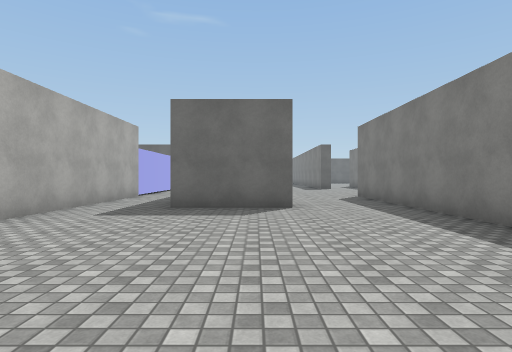
View 1 (above)

24 first-person views from a walk through a scene from a Unity 3-D project. The camera is 1.3 m above the floor, looks level and sees 80° across. The floor is counted in squares, 2 m on a side. Each view is taken from the middle of a square. On the plan, view 1 faces up. The plan holds only what a view shows up to about 10 squares ahead; the rest is blank. The place goes on beyond the plan. The player character is not drawn. Surface patterns are stand-ins for the level's own textures.

View 2
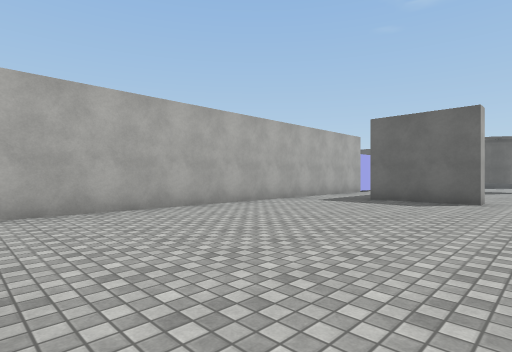

View 3
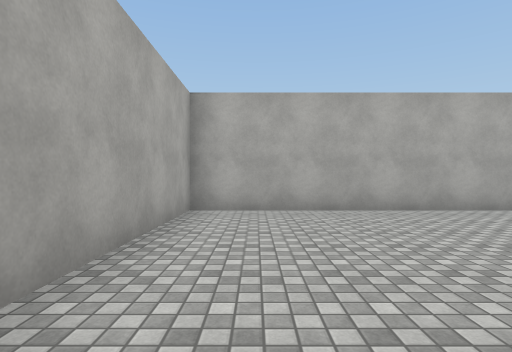

View 4
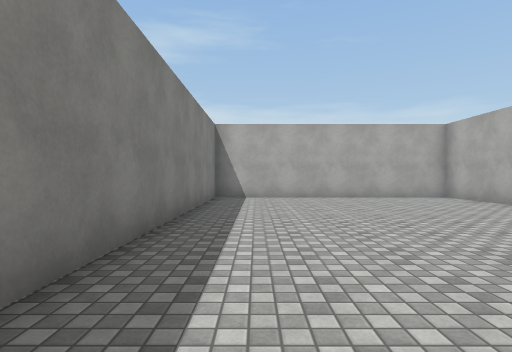

View 5
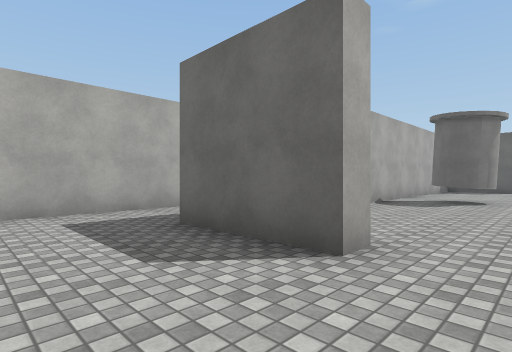

View 6
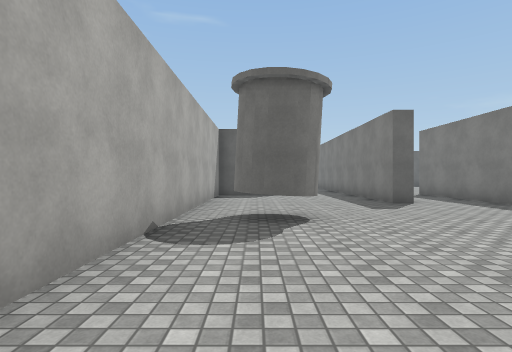

View 7
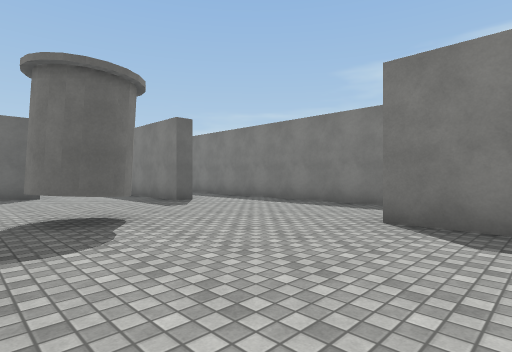

View 8
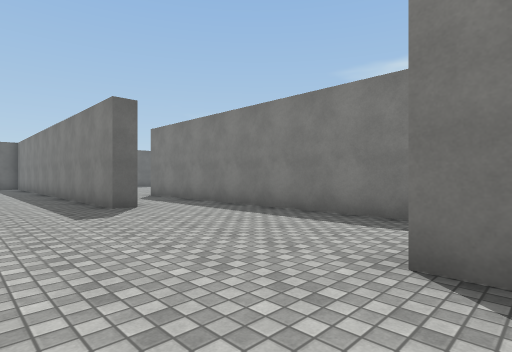

View 9
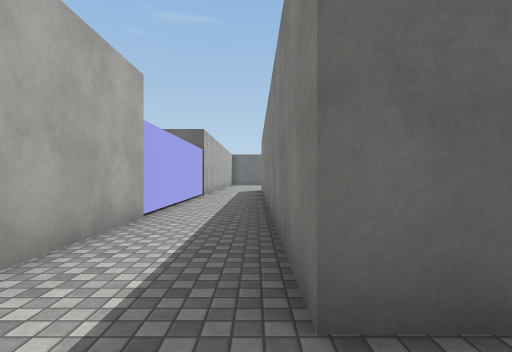

View 10
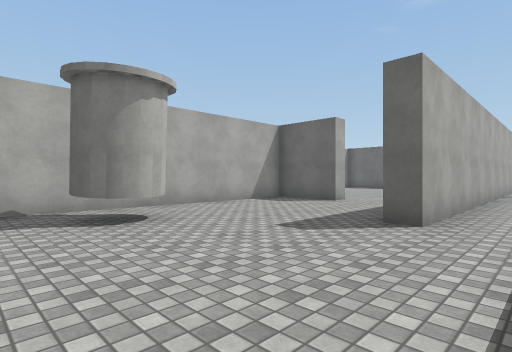

View 11
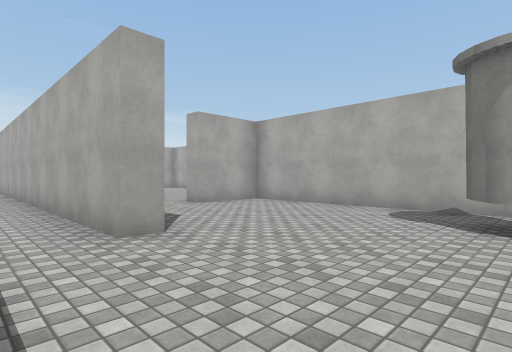

View 12
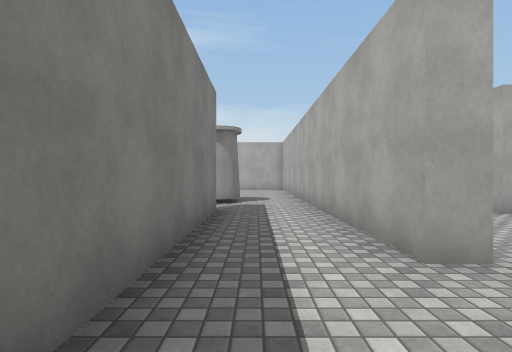

View 13
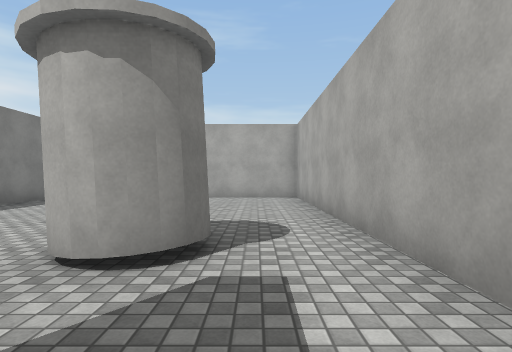

View 14
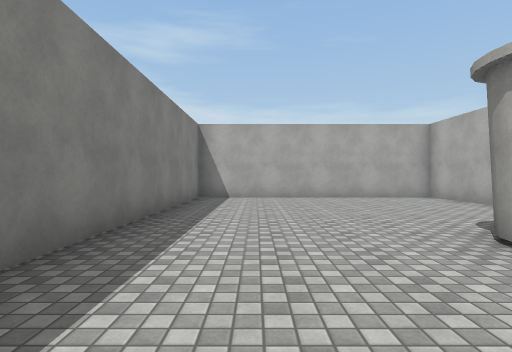

View 15
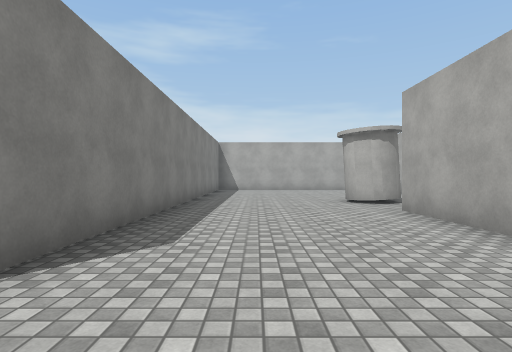

View 16
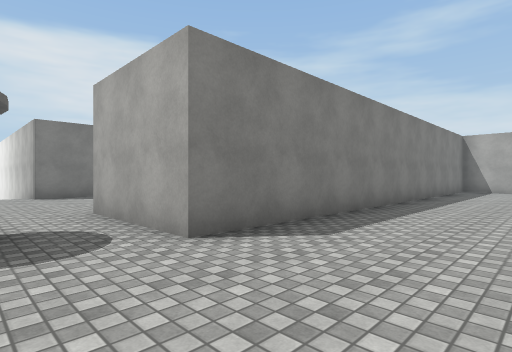

View 17
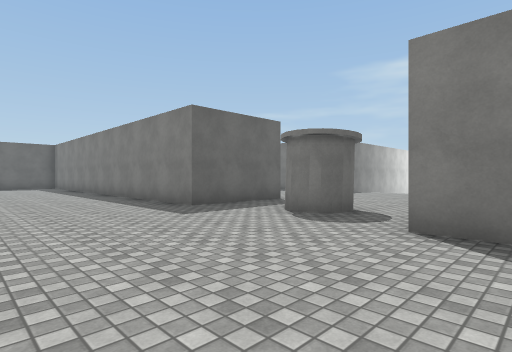

View 18
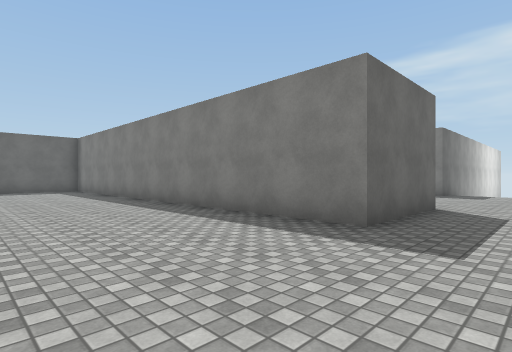

View 19
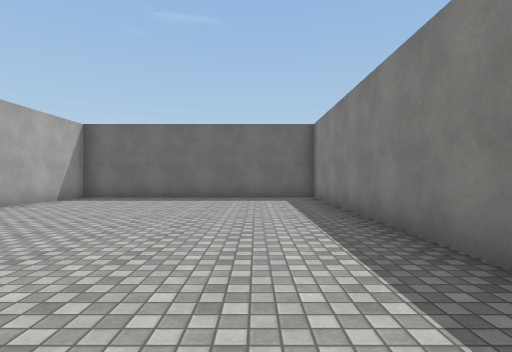

View 20
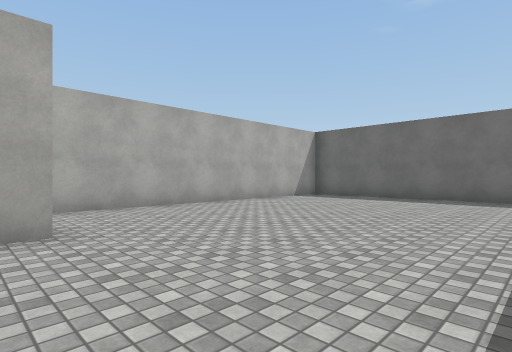

View 21
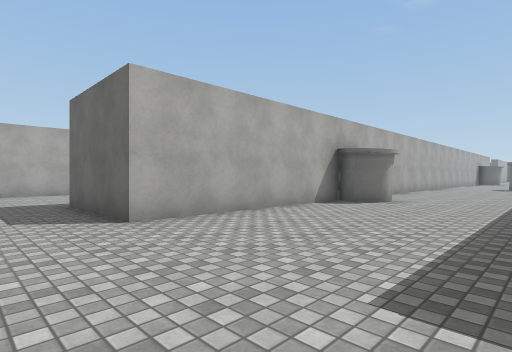

View 22
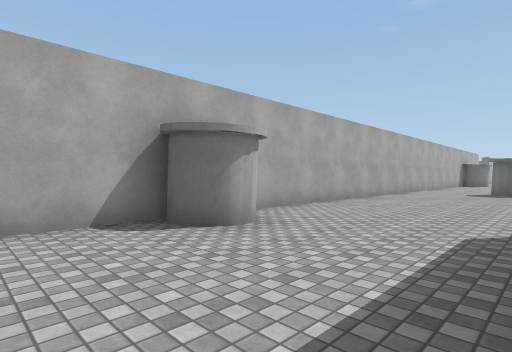

View 23
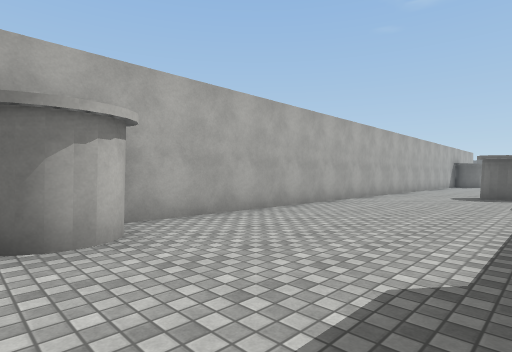

View 24
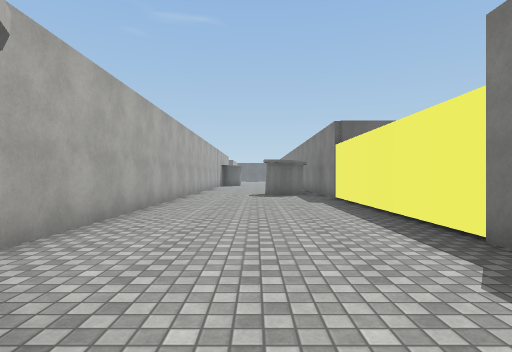

### Floor plan
Ten units are one square. View 1 is at (0, 0); x grows to the right and y downward. Boxes are objects, and circles mark ways between rooms. Rooms are numbered by the first view taken in them; rooms with no view inside come last. Other rooms are left out.
<svg viewBox="-42 -310 230 337">
<path fill="none" stroke="#000" d="M8 -68 8 -63 -17 -63 -17 -144M-37 -150 -37 22 33 22 33 -65M58 -94 58 -184M8 -183 -12 -183 -12 -68 8 -68M37 -194 37 -152 33 -152 33 -174M33 -65 33 -98 37 -98M62 -88 62 -62M183 -89 183 -104M62 -154 62 -140M58 -62 58 -94M37 -98 37 22 107 22 107 -102 138 -102M62 -188 62 -182M183 -226 183 -300M138 -300 138 -147 107 -147 107 -273 37 -273 37 -194"/>
<rect x="-5" y="-135" width="20" height="10" fill="#bbb"><title>other object</title></rect>
<rect x="55" y="-55" width="10" height="20" fill="#bbb"><title>other object</title></rect>
<rect x="115" y="-135" width="10" height="20" fill="#bbb"><title>other object</title></rect>
<rect x="135" y="-215" width="10" height="10" fill="#bbb"><title>other object</title></rect>
<rect x="165" y="-305" width="10" height="10" fill="#bbb"><title>other object</title></rect>
<circle cx="15" cy="-60" r="3" fill="#2a7"/>
<circle cx="45" cy="-100" r="3" fill="#2a7"/>
<circle cx="45" cy="-185" r="3" fill="#2a7"/>
<text x="-10" y="-40">1</text>
<text x="20" y="-130">2</text>
<text x="120" y="-110">3</text>
</svg>
Room 1 opens to room 2. Room 2 opens to room 3.

Where each view was taken, in squares from view 1:
view 1: 0 up, 0 right, facing up
view 2: 2 down, 2 right, facing up-left
view 3: 1 down, 2 right, facing left
view 4: 7 up, 2 right, facing down
view 5: 4 up, 2 right, facing up-left
view 6: 8 up, 0 right, facing up
view 7: 8 up, 1 left, facing up-right
view 8: 9 up, 1 right, facing up-right
view 9: 5 up, 2 left, facing up
view 10: 11 up, 5 right, facing up-left
view 11: 13 up, 5 right, facing down-left
view 12: 12 up, 5 right, facing down
view 13: 7 up, 5 right, facing down
view 14: 7 up, 9 right, facing down
view 15: 12 up, 9 right, facing down
view 16: 12 up, 8 right, facing down-right
view 17: 9 up, 7 right, facing up-right
view 18: 13 up, 7 right, facing up-right
view 19: 18 up, 9 right, facing up
view 20: 18 up, 10 right, facing up-left
view 21: 13 up, 18 right, facing up-left
view 22: 18 up, 18 right, facing up-left
view 23: 20 up, 18 right, facing up-left
view 24: 20 up, 16 right, facing up
